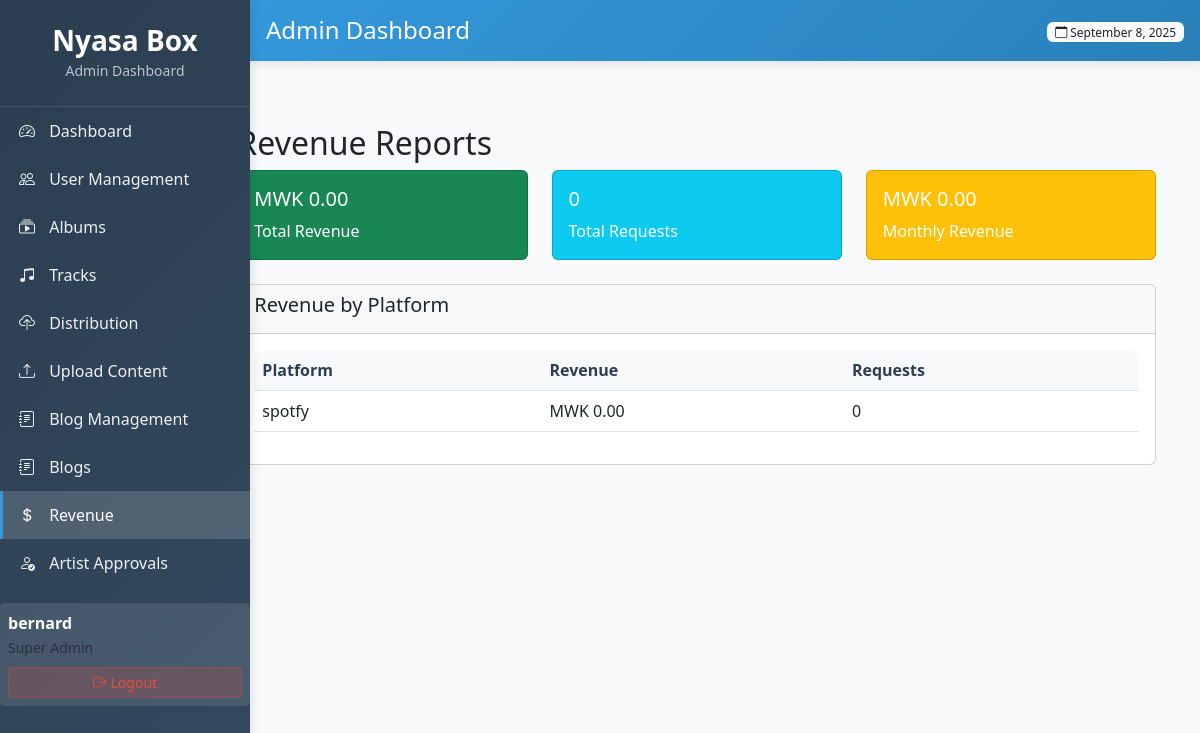
/adminxy/revenue/ (signed in), run on the app's committed database.
### core/models.py (models this page shows, shortened)
class DistributionPlatform(models.Model):
    name = models.CharField(max_length=100)
    logo = models.ImageField(upload_to='platform_logos/', blank=True, null=True)
    description = models.TextField(blank=True)
    ref_id = models.CharField(max_length=50, blank=True)  # Add ref_id for PayChangu integration
    is_active = models.BooleanField(default=True)
    class Meta:
        indexes = [
            models.Index(fields=['name'], name='idx_platform_name'),
        ]

### core/admin_views.py (the view)
# urls.py: path('adminxy/revenue/', admin_views.admin_revenue, name='admin_revenue'),
@login_required
@user_passes_test(is_admin)
def admin_revenue(request):
    revenue_stats = DistributionRequest.objects.filter(status='paid').aggregate(
        total_revenue=Sum('total_amount'),
        total_requests=Count('id')
    )
    thirty_days_ago = timezone.now() - timedelta(days=30)
    monthly_revenue = DistributionRequest.objects.filter(
        status='paid',
        payment_date__gte=thirty_days_ago
    ).aggregate(total=Sum('total_amount'))['total'] or 0
    revenue_by_platform = DistributionPlatform.objects.annotate(
        total_revenue=Sum('distribution_requests__total_amount',
                         filter=Q(distribution_requests__status='paid')),
        request_count=Count('distribution_requests',
                           filter=Q(distribution_requests__status='paid'))
    )
    context = {
        'revenue_stats': revenue_stats,
        'monthly_revenue': monthly_revenue,
        'revenue_by_platform': revenue_by_platform,
    }
    return render(request, 'peza/revenue.html', context)

### core/admin_views.py (called while the page is built)
def is_admin(user):
    return user.is_authenticated and user.is_superuser

### core/templates/peza/revenue.html
{% extends 'peza/base.html' %}
{% block content %}
<div class="container-fluid">
    <div class="row">
        <div class="col-md-9 col-lg-10 ms-auto">
            <div class="container-fluid mt-4">
                <h2>Revenue Reports</h2>
                <div class="row mb-4">
                    <div class="col-md-4">
                        <div class="card text-white bg-success">
                            <div class="card-body">
                                <h5 class="card-title">MWK {{ revenue_stats.total_revenue|default:0|floatformat:2 }}</h5>
                                <p class="card-text">Total Revenue</p>
                            </div>
                        </div>
                    </div>
                    <div class="col-md-4">
                        <div class="card text-white bg-info">
                            <div class="card-body">
                                <h5 class="card-title">{{ revenue_stats.total_requests|default:0 }}</h5>
                                <p class="card-text">Total Requests</p>
                            </div>
                        </div>
                    </div>
                    <div class="col-md-4">
                        <div class="card text-white bg-warning">
                            <div class="card-body">
                                <h5 class="card-title">MWK {{ monthly_revenue|floatformat:2 }}</h5>
                                <p class="card-text">Monthly Revenue</p>
                            </div>
                        </div>
                    </div>
                </div>
                <div class="card">
                    <div class="card-header">
                        <h5>Revenue by Platform</h5>
                    </div>
                    <div class="card-body">
                        <div class="table-responsive">
                            <table class="table table-hover">
                                <thead>
                                    <tr>
                                        <th>Platform</th>
                                        <th>Revenue</th>
                                        <th>Requests</th>
                                    </tr>
                                </thead>
                                <tbody>
                                    {% for platform in revenue_by_platform %}
                                    <tr>
                                        <td>{{ platform.name }}</td>
                                        <td>MWK {{ platform.total_revenue|default:0|floatformat:2 }}</td>
                                        <td>{{ platform.request_count|default:0 }}</td>
                                    </tr>
                                    {% endfor %}
                                </tbody>
                            </table>
                        </div>
                    </div>
                </div>
            </div>
        </div>
    </div>
</div>
{% endblock %}

### core/templates/peza/base.html (shortened to what this page needs)
<!DOCTYPE html>
<html lang="en">
<head>
    <link href="https://cdn.jsdelivr.net/npm/bootstrap@5.3.0/dist/css/bootstrap.min.css" rel="stylesheet">
    <link rel="stylesheet" href="https://cdn.jsdelivr.net/npm/bootstrap-icons@1.10.0/font/bootstrap-icons.css">
</head>
<body>
    <div class="admin-sidebar">
        <div class="sidebar-brand">
            <h3>Nyasa Box</h3>
            <small class="text-muted">Admin Dashboard</small>
        </div>
        <div class="sidebar-nav">
            <ul class="nav flex-column">
                <li class="nav-item">
                    <a class="nav-link {% if request.resolver_match.url_name == 'admin_dashboard' %}active{% endif %}"
                       href="{% url 'admin_dashboard' %}">
                        <i class="bi bi-speedometer2"></i> Dashboard
                    </a>
                </li>
                <li class="nav-item">
                    <a class="nav-link {% if request.resolver_match.url_name == 'admin_users' %}active{% endif %}"
                       href="{% url 'admin_users' %}">
                        <i class="bi bi-people"></i> User Management
                    </a>
                </li>
                <li class="nav-item">
                    <a class="nav-link {% if request.resolver_match.url_name == 'admin_albums' %}active{% endif %}"
                       href="{% url 'admin_albums' %}">
                        <i class="bi bi-collection-play"></i> Albums
                    </a>
                </li>
                <li class="nav-item">
                    <a class="nav-link {% if request.resolver_match.url_name == 'admin_tracks' %}active{% endif %}"
                       href="{% url 'admin_tracks' %}">
                        <i class="bi bi-music-note-beamed"></i> Tracks
                    </a>
                </li>
                <li class="nav-item">
                    <a class="nav-link {% if request.resolver_match.url_name == 'admin_distribution_requests' %}active{% endif %}"
                       href="{% url 'admin_distribution_requests' %}">
                        <i class="bi bi-cloud-upload"></i> Distribution
                    </a>
                </li>
                <li class="nav-item">
                    <a class="nav-link {% if request.resolver_match.url_name == 'admin_upload_content' %}active{% endif %}"
                       href="{% url 'admin_upload_content' %}">
                        <i class="bi bi-upload"></i> Upload Content
                    </a>
                </li>
                <li class="nav-item">
                    <a class="nav-link {% if request.resolver_match.url_name == 'admin_blog_management' %}active{% endif %}"
                       href="{% url 'admin_blog_management' %}">
                        <i class="bi bi-journal-text"></i> Blog Management
                    </a>
                </li>
                  <li class="nav-item">
                    <a class="nav-link {% if request.resolver_match.url_name == 'create_blog' %}active{% endif %}"
                       href="{% url 'create_blog' %}">
                        <i class="bi bi-journal-text"></i> Blogs
                    </a>
                </li>
                <li class="nav-item">
                    <a class="nav-link {% if request.resolver_match.url_name == 'admin_revenue' %}active{% endif %}"
                       href="{% url 'admin_revenue' %}">
                        <i class="bi bi-currency-dollar"></i> Revenue
                    </a>
                </li>
                <li class="nav-item">
                    <a class="nav-link {% if request.resolver_match.url_name == 'admin_artist_approvals' %}active{% endif %}"
                       href="{% url 'admin_artist_approvals' %}">
                        <i class="bi bi-person-check"></i> Artist Approvals
                    </a>
                </li>
            </ul>
        </div>
        <div class="user-info">
            <div class="d-flex align-items-center">
                <div class="flex-grow-1">
                    <strong>{{ user.username }}</strong>
                    <br>
                    <small class="text-muted">Super Admin</small>
                </div>
            </div>
            <form method="post" action="{% url 'logout' %}" class="mt-2">
                <button type="submit" class="btn btn-sm logout-btn w-100">
                    <i class="bi bi-box-arrow-right"></i> Logout
                </button>
            </form>
        </div>
    </div>
    <div class="admin-header">
        <div class="d-flex justify-content-between align-items-center">
            <h4 class="mb-0">
                {% block page_title %}Admin Dashboard{% endblock %}
            </h4>
            <div>
                <span class="badge bg-light text-dark">
                    <i class="bi bi-calendar"></i> {% now "F j, Y" %}
                </span>
            </div>
        </div>
    </div>
    <div class="admin-content">
        {% block content %}{% endblock %}
    </div>
</body>
</html>

### core/templates/peza/base.html (style rules this page uses)
body { background-color: #f8f9fa; font-family: 'Segoe UI', Tahoma, Geneva, Verdana, sans-serif; }
.admin-sidebar { background: linear-gradient(135deg, #2c3e50, #34495e); color: white; height: 100vh; position: fixed; left: 0; top: 0; width: 250px; z-index: 1000; box-shadow: 2px 0 10px rgba(0,0,0,0.1); }
.admin-header { background: linear-gradient(135deg, #3498db, #2980b9); color: white; padding: 1rem; margin-left: 0px; position: fixed; top: 0; right: 0; left: 250px; z-index: 999; box-shadow: 0 2px 10px rgba(0,0,0,0.1); }
.admin-content { margin-left: 0px; margin-top: 80px; padding: 20px; min-height: calc(100vh - 80px); }
.sidebar-brand { padding: 1.5rem 1rem; border-bottom: 1px solid rgba(255,255,255,0.1); text-align: center; }
.sidebar-brand h3 { margin: 0; font-weight: 600; }
.sidebar-brand .text-muted { color: #bdc3c7 !important; }
.nav-link { color: #ecf0f1; padding: 0.75rem 1rem; border-left: 3px solid transparent; transition: all 0.3s ease; }
.nav-link.active { background-color: rgba(255,255,255,0.15); border-left-color: #3498db; color: #ffffff; }
.nav-link i { width: 20px; margin-right: 10px; }
.table-responsive { border-radius: 10px; overflow: hidden; }
.table th { background-color: #f8f9fa; border-top: none; font-weight: 600; color: #2c3e50; }
.badge { font-weight: 500; }
.user-info { background: rgba(255,255,255,0.1); border-radius: 5px; padding: 0.5rem; margin-top: 1rem; }
.logout-btn { background: rgba(231, 76, 60, 0.2); border: 1px solid rgba(231, 76, 60, 0.3); color: #e74c3c; }

### data on the page
DistributionPlatform: name "spotfy", total_revenue "0.00", request_count "0"

### other printed values
{{ user.username }} "bernard"
{{ revenue_stats.total_revenue|default:0|floatformat:2 }} "0.00"
{{ revenue_stats.total_requests|default:0 }} "0"
{{ monthly_revenue|floatformat:2 }} "0.00"
